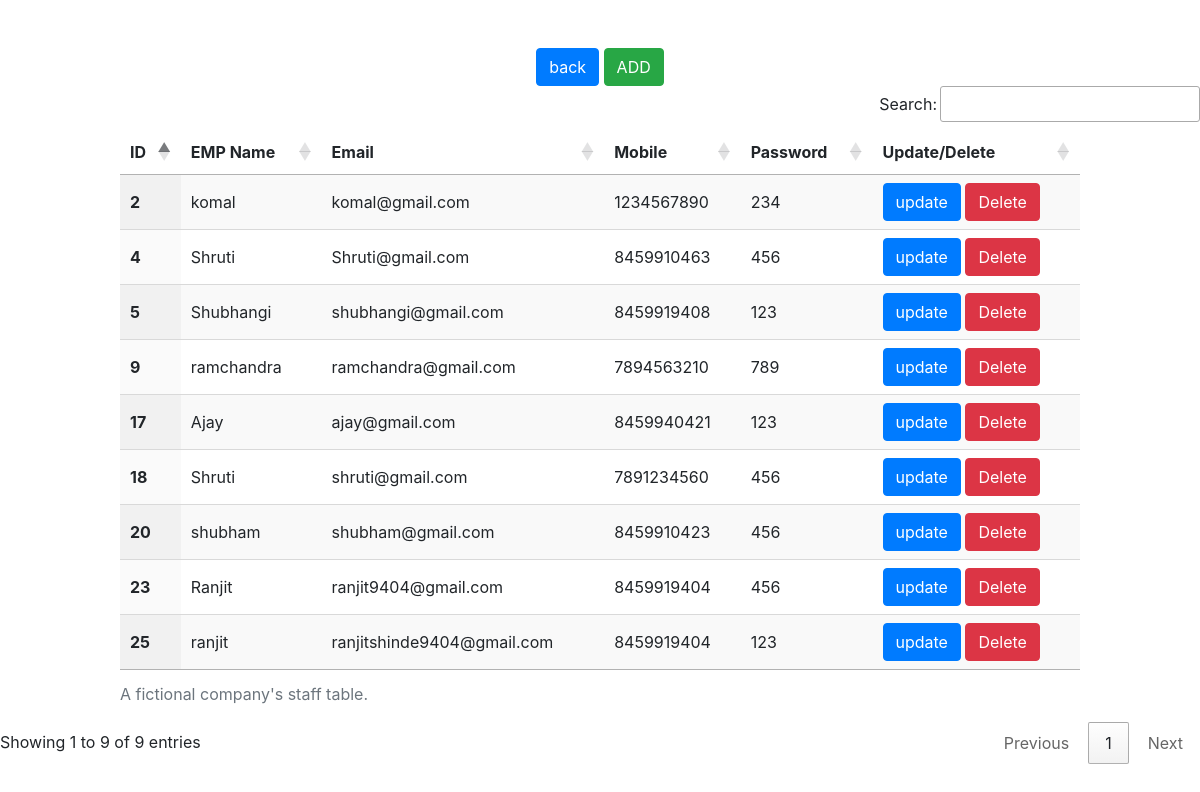
Page /showdata/ on the committed database.
### home/models.py (models this page shows)
class Record(models.Model):
    ename=models.CharField(max_length=20)
    email = models.EmailField(max_length=20)
    mobile = models.CharField(max_length=20)
    password = models.CharField(max_length=20)

### home/views.py (the view)
# urls.py: path('showdata/',views.showdata,name='showdata'),
def showdata(request):
    a=Record.objects.all()
    return render(request,'showdata.html',{'d':a})

### home/templates/showdata.html (shortened to what this page needs)
<!DOCTYPE html>
<html>
<link rel="stylesheet" href="https://stackpath.bootstrapcdn.com/bootstrap/4.1.3/css/bootstrap.min.css">
<link href="https://cdn.datatables.net/1.11.4/css/jquery.dataTables.min.css" rel="stylesheet">
<link href="https://cdn.datatables.net/buttons/2.2.2/css/buttons.dataTables.min.css" rel="stylesheet">
<body>
	<center><br><br>
      <a  class="btn btn-primary" href="{% url 'signup' %}">back</a>
      <a  class="btn btn-success" href="{% url 'signup' %}">ADD</a><br>
        {% if d %}
	<table id="example" class="display" style="width:80%">
  <thead>
    <tr>
      <th scope="col">ID</th>
      <th scope="col">EMP Name</th>
      <th scope="col">Email</th>
      <th scope="col">Mobile</th>
        <th scope="col">Password</th>
        <th scope="col">Update/Delete</th>
    </tr>
  </thead>
  <tbody border="2">
  {% for a in d %}
    <tr>
      <th>{{a.id}}</th>
      <td>{{a.ename}}</td>
      <td>{{a.email}}</td>
      <td>{{a.mobile}}</td>
        <td>{{a.password}}</td>
        <td><a class="btn btn-primary" href="{% url 'updatedata' a.id %}">update </a>
        <a class="btn btn-danger" href="{% url 'deletedata' a.id %}" class="d-inline" methods="GET" onclick="return confirm('are you sure delete data')"> Delete</a>
        </td>
    </tr>
    {% endfor %}
  {% else %}
  <h1>no data</h1>
  {% endif %}
  </tbody>
</table>
</center>
</body>
</html>

### rows in the picture
Record: id "2", ename "komal", email "komal@gmail.com", mobile "1234567890", password "234"
Record: id "4", ename "Shruti", email "Shruti@gmail.com", mobile "8459910463", password "456"
Record: id "5", ename "Shubhangi", email "shubhangi@gmail.com", mobile "8459919408", password "123"
Record: id "9", ename "ramchandra", email "ramchandra@gmail.com", mobile "7894563210", password "789"
Record: id "17", ename "Ajay", email "ajay@gmail.com", mobile "8459940421", password "123"
Record: id "18", ename "Shruti", email "shruti@gmail.com", mobile "7891234560", password "456"
Record: id "20", ename "shubham", email "shubham@gmail.com", mobile "8459910423", password "456"
Record: id "23", ename "Ranjit", email "ranjit9404@gmail.com", mobile "8459919404", password "456"
Record: id "25", ename "ranjit", email "ranjitshinde9404@gmail.com", mobile "8459919404", password "123"
